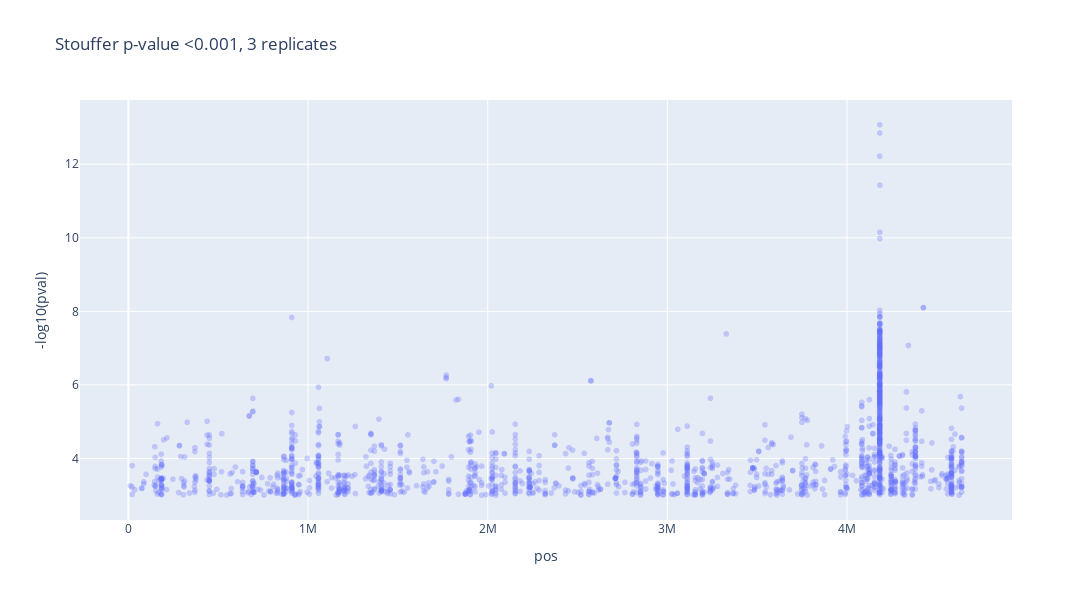

The cell this chart's notebook holds for it:
### Markdown cell above
the following produces an interactive version of the plot, which may be of interest to some readers for further exploration of the data.

### Code cell
#trying interactive version:
import plotly.express as px

pval_cutoff = 0.001


# Filter the data
# Apply filters
into_plot = rif_combined_df[(rif_combined_df['count']==3)&(rif_combined_df['stouffer_pval']<pval_cutoff)]
# label genes, using fast method
into_plot['Gene'] = into_plot['pos'].apply(fast_annotate)
into_plot['-log10(pval)'] = -np.log10(into_plot['stouffer_pval'])
into_plot['pos_str'] = into_plot['pos'].astype(str) #string version of pos


# Generate interactive scatter plot
fig = px.scatter(
    into_plot,
    x="pos",
    y="-log10(pval)",
    title=f"Stouffer p-value <{pval_cutoff}, 3 replicates",
    labels={"pos_str": "Genomic Position", "stouffer_pval": "Stouffer p-value", "Gene": "Gene"},
    opacity=0.3,
    hover_data=into_plot.columns,  # Optional: show all columns on hover,
    width=1200,   # Width in pixels
    height=600 
)

# Optional: log-scale for p-values
#fig.update_yaxes(type="log")


# Display plot
#fig.write_html("interactive_plot_stouffer.html")
fig.show()
